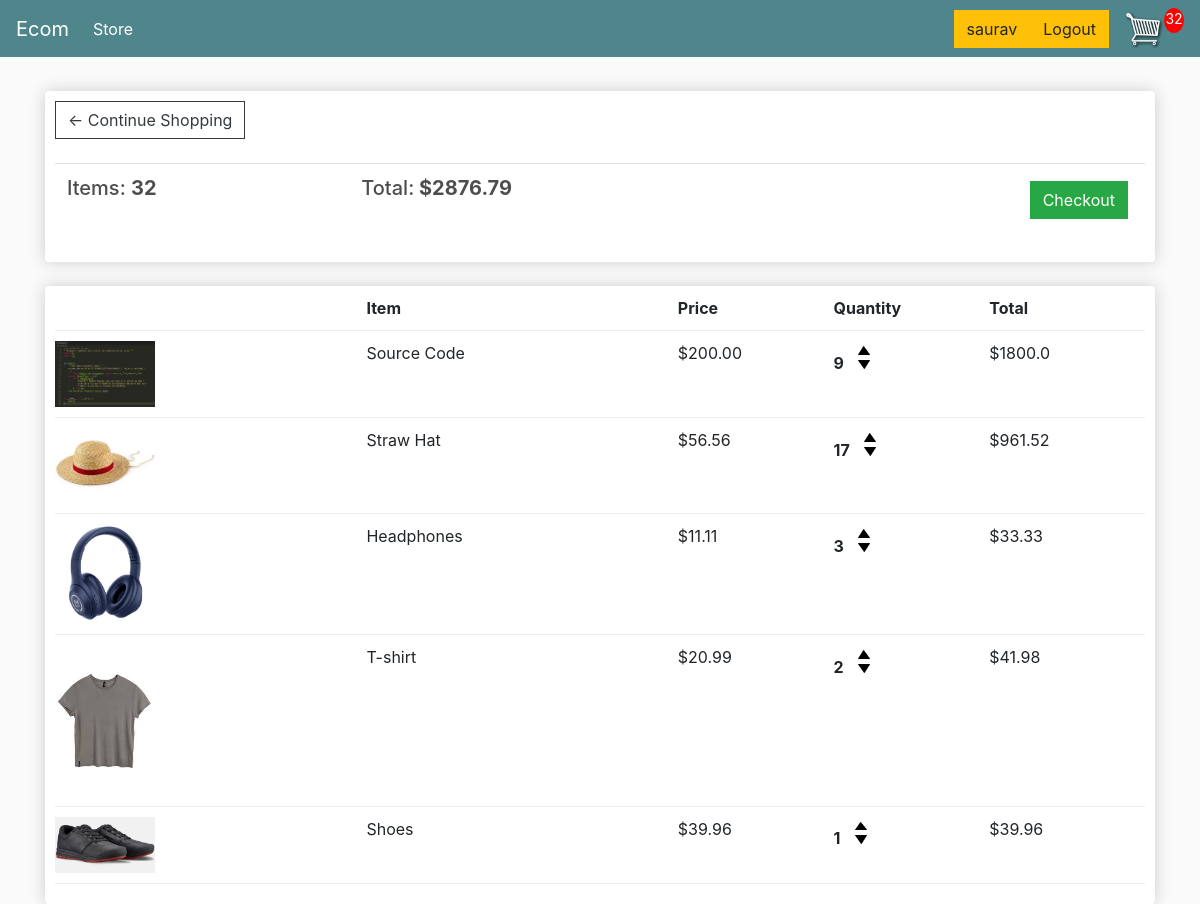
The app's page /cart/ (signed in) with its own data.
### store/models.py (models this page shows, shortened)
class Order(models.Model):
    customer = models.ForeignKey(Customer, on_delete=models.SET_NULL, null=True, blank=True)
    ordered_date = models.DateTimeField(auto_now_add=True)
    complete = models.BooleanField(default=False)
    transaction_id = models.CharField(max_length=100, null=True)
    def get_cart_total(self):
        orderitems = self.orderitem_set.all()
        cart_total = sum([item.get_total for item in orderitems])
        return cart_total
    def get_cart_itemsQty(self):
        orderitems = self.orderitem_set.all()
        itemsQty = sum([item.qty for item in orderitems])
        return itemsQty

class OrderItem(models.Model):
    product = models.ForeignKey(Product, on_delete=models.SET_NULL, null=True)
    order = models.ForeignKey(Order, on_delete=models.SET_NULL, null=True)
    qty = models.IntegerField(default=0, null=True, blank=True)
    added_date = models.DateTimeField(auto_now_add=True)
    @property
    def get_total(self):
        total = self.product.price * self.qty
        return total

class Product(models.Model):
    name = models.CharField(max_length=200)
    price = models.FloatField()
    digital = models.BooleanField(default=False, null=True, blank=True)
    image = models.ImageField(null=True, blank=True)
    @property
    def imageURL(self):
        try:
            url = self.image.url
        except:
            url = ''
        return url

### store/views.py (the view)
# urls.py: path('cart/', views.cart, name="cart"),
def cart(request):
    if request.user.is_authenticated:
        customer = request.user.customer
        order, created = Order.objects.get_or_create(customer=customer, complete = False)
        items = order.orderitem_set.all()
    else:
        items = []
        order = {'get_cart_total' : 0, 'get_cart_itemsQty' : 0, 'get_cart_total_items':0}
    context = {'items': items, 'order': order}
    return render(request, 'store/cart.html', context)

### store/templates/store/cart.html
{% extends "store/main.html" %}
{% load static %}
{% block content %}
<div class="row">
	<div class="col-lg-12">
		<div class="box-element">
            <a  class="btn btn-outline-dark" href="{% url 'store' %}">&#x2190; Continue Shopping</a>
            <br>
            <br>
            <table class="table">
                <tr>
                    <th><h5>Items: <strong>{{ order.get_cart_itemsQty }}</strong></h5></th>
                    <th><h5>Total:<strong> ${{ order.get_cart_total|floatformat:2 }}</strong></h5></th>
                    <th>
                        <a  style="float:right; margin:5px;" class="btn btn-success" href="{% url 'checkout' %}">Checkout</a>
                    </th>
                </tr>
            </table>
		</div>
		<br>
		<div class="box-element">
            <div class="cart-row">
                <div style="flex:2"></div>
                <div style="flex:2"><strong>Item</strong></div>
                <div style="flex:1"><strong>Price</strong></div>
                <div style="flex:1"><strong>Quantity</strong></div>
                <div style="flex:1"><strong>Total</strong></div>
            </div>
            {% for item in items %}
            <div class="cart-row">
                <div style="flex:2"><img class="row-image" src="{{ item.product.imageURL }}"></div>
                <div style="flex:2"><p>{{ item.product.name }}</p></div>
                <div style="flex:1"><p>${{ item.product.price|floatformat:2 }}</p></div>
                <div style="flex:1">
                    <p class="quantity">{{ item.qty }}</p>
                    <div class="quantity">
                        <img class="chg-quantity" src="{% static  'img/arrow-up.png' %}">
                        <img class="chg-quantity" src="{% static  'img/arrow-down.png' %}">
                    </div>
                </div>
                <div style="flex:1"><p>${{ item.get_total }} </p></div>
            </div>
            {% endfor %}
	</div>
</div>
{% endblock content %}

### store/templates/store/main.html (shortened to what this page needs)
<!DOCTYPE html>
{% load static %}
<html>
<head>
	<link rel="stylesheet" href="https://stackpath.bootstrapcdn.com/bootstrap/4.4.1/css/bootstrap.min.css">
	<link rel="stylesheet" type="text/css" href="{% static 'css/main.css' %}">
</head>
<body>
	<nav class="navbar navbar-expand-lg navbar-dark bg-dark">
	  <a class="navbar-brand" href="{% url 'store' %}">Ecom</a>
	  <div class="collapse navbar-collapse" id="navbarSupportedContent">
	    <ul class="navbar-nav mr-auto">
	      <li class="nav-item active">
	        <a class="nav-link" href="{% url 'store' %}">Store <span class="sr-only">(current)</span></a>
	      </li>
	    </ul>
	    <div class="form-inline my-2 my-lg-0">
			{% if request.user.is_authenticated %}
			<a href=""class="btn btn-warning">{{ request.user.username }}</a>
			<a href="{% url 'logoutUser' %}"class="btn btn-warning">Logout</a>
			{% else %}
			<a href="{% url 'loginUser' %}"class="btn btn-warning">Login</a>
			{% endif %}
	     	<a href="{% url 'cart' %}">
	    		<img  id="cart-icon" src="{% static 'img/cart.png' %} " class="img-fluid" style="width: 40px">
	    	</a>
	    	<p id="cart-total">0</p>
	    </div>
	  </div>
	</nav>
     <div class="container">
            <br>
            {% block content %}
            {% endblock content %}
         </div>
</body>
</html>

### static/css/main.css (style rules this page uses)
body { background-color: hsl(0, 0%, 98%); }
h1,h2,h3,h4,h5,h6 { color:hsl(0, 0%, 30%); }
.box-element { box-shadow:hsl(0, 0%, 80%) 0 0 16px; background-color: #fff; border-radius: 4px; padding: 10px; }
.bg-dark { background-color: #4f868c!important; }
#cart-icon { width:25px; display: inline-block; margin-left: 15px; }
#cart-total { display: block; text-align: center; color:#fff; background-color: red; width: 20px; height: 25px; border-radius: 50%; font-size: 14px; }
.col-lg-4, .col-lg-6, .col-lg-8, .col-lg-12 { margin-top: 10px; }
.btn { border-radius: 0; }
.row-image { width: 100px; }
.cart-row { display: flex; align-items: flex-stretch; padding-bottom: 10px; margin-bottom: 10px; border-bottom: 1px solid #ececec; }
.quantity { display: inline-block; font-weight: 700; padding-right:10px; }
.chg-quantity { width: 12px; cursor: pointer; display: block; margin-top: 5px; transition:.1s; }

### records on screen
Order: get_cart_itemsQty "32", get_cart_total "2876.79"
OrderItem: product.imageURL (picture), product.name "Source Code", product.price "200.00", qty "9", get_total "1800.0"
OrderItem: product.imageURL (picture), product.name "Straw Hat", product.price "56.56", qty "17", get_total "961.52"
OrderItem: product.imageURL (picture), product.name "Headphones", product.price "11.11", qty "3", get_total "33.33"
OrderItem: product.imageURL (picture), product.name "T-shirt", product.price "20.99", qty "2", get_total "41.98"
OrderItem: product.imageURL (picture), product.name "Shoes", product.price "39.96", qty "1", get_total "39.96"

### other values on screen
{{ request.user.username }} "saurav"
